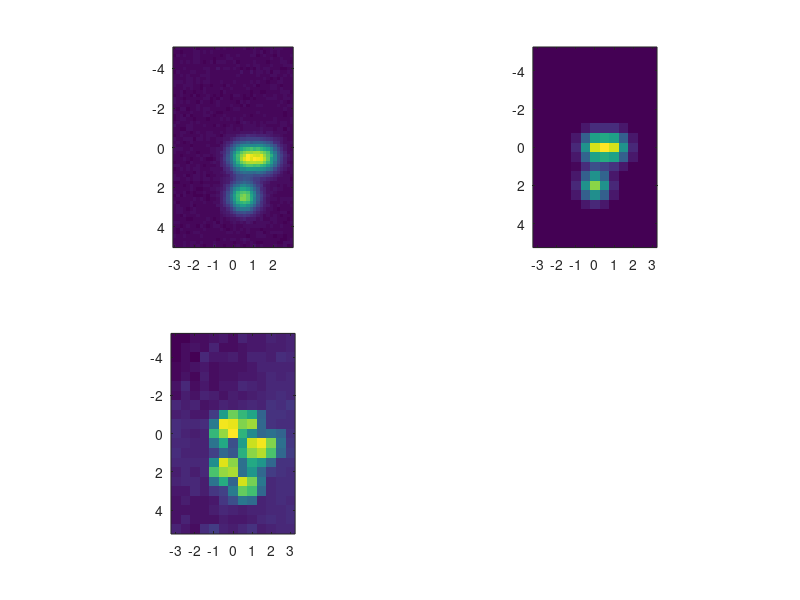

Recreate this plot in MATLAB. (Note: this script raises an error after producing the figure.)
%function gamma = fct_GammaAnalysis(x,y,Z,x0,y0,Z0,distol,dostol);

%Must have resolution equal in both x and y for Z and Z0
%Z0 = reference image
%x0,y0 = positions vectors related to Z0
%Z = image to evaluate
%x,y = positions vectors related to Z
%distol,dostol: tolerances on distance and dose
%% Fake data for testing
clc;
clear;
close all;

res = 0.0169*10;
res0 = 0.05*10;

Xmax = 3;
Ymax = 5;
sig = 0.5;

distol = 0.3;
dostol = 0.03;

x = -Xmax:res:Xmax;
y = -Ymax:res:Ymax;
x0 = -Xmax:res0:Xmax;
y0 = -Ymax:res0:Ymax;

[X,Y] = meshgrid(x,y);
[X0,Y0] = meshgrid(x0,y0);

[lin,col] = size(X);
[lin0,col0] = size(X0);
xoffset = 0.5;%0.05*randn(lin,col);
yoffset = 0.5;%0.05*randn(lin,col);
Z0 = 1+exp(-0.5*((X0).^2+(Y0).^2)/sig^2) +...
     exp(-0.5*((X0).^2+(Y0-2).^2)/sig^2)+...
     exp(-0.5*((X0-1).^2+(Y0).^2)/sig^2);
maxval = max(Z0(:));
Z0 = Z0/maxval;
Z = 1+exp(-0.5*((X-xoffset).^2+(Y-yoffset).^2)/sig^2)+...
    exp(-0.5*((X-xoffset).^2+(Y-2-yoffset).^2)/sig^2)+...
    exp(-0.5*((X-1-xoffset).^2+(Y-yoffset).^2)/sig^2);
Z = Z/maxval;
Z = Z.*(1+0.01*randn(lin,col));

figure;
subplot(2,2,1);
imagesc(x,y,Z);
set(gca,'DataAspectRatio',[1 1 1]);
subplot(2,2,2);
imagesc(x0,y0,Z0);
set(gca,'DataAspectRatio',[1 1 1]);
% %this is fast as hell!
% subplot(1,2,2);
% xconv = conv2(X,ones(10,10));xconv = xconv(:,1);
% yconv = conv2(Y,ones(10,10));yconv = yconv(1,:);
% imagesc(xconv,yconv,conv2(Z,ones(10,10)));
% set(gca,'DataAspectRatio',[1 1 1]);
%% Basic info
%position information
x0min = min(x0); x0max = max(x0);
y0min = min(y0); y0max = max(y0);
xmin = min(x); xmax = max(x);
ymin = min(y); ymax = max(y);
lin0 = length(y0); col0 = length(x0);
lin = length(y); col = length(x);
resx = (xmax-xmin)/(col-1); resy = (ymax-ymin)/(lin-1);
resx0 = (x0max-x0min)/(col0-1); resy0 = (y0max-y0min)/(lin0-1);
%padding image with zeros: here assume the max x and y of both images is equal
if 0
    xpads = ceil((2*distol+resx)/resx);
    ypads = ceil((2*distol+resy)/resy);
    xmin = xmin-xpads*resx; xmax = xmax+xpads*resx;
    ymin = ymin-ypads*resy; ymax = ymax+ypads*resy;
    Z = cat(1,zeros(ypads,col),cat(1,Z,zeros(ypads,col)));
    Z = cat(2,zeros(lin+2*ypads,xpads),cat(2,Z,zeros(lin+2*ypads,xpads)));
    x = cat(2,xmin+(-1:-1:-xpads)*resx,cat(2,x,xmax+(1:xpads)*resx));
    y = cat(2,ymin+(-1:-1:-ypads)*resy,cat(2,y,ymax+(1:ypads)*resy));
    lin =length(y); col = length(x);
    subplot(2,2,1);
    imagesc(x,y,Z);
    set(gca,'DataAspectRatio',[1 1 1]);
    impixelinfo;
    [X,Y] = meshgrid(x,y);
    [lin,col] = size(X);
end
% convert position to matrix indeces
i = 1+round((y(:)-ymin)/resy); j = 1+round((x(:)'-xmin)/resx);
i0 = 1+round((y0(:)-y0min)/resy0); j0 = 1+round((x0(:)'-x0min)/resx0);
% convert matrix indeces to linear vector indeces
I = repmat(i(:),1,col); J = repmat(j(:)',lin,1);
K = I + (J-1)*lin;
I0 = repmat(i0(:),1,col0); J0 = repmat(j0(:)',lin0,1);
K0 = I0 + (J0-1)*lin0;
% reshape position/data matrices into vectors
X = reshape(X,lin*col,1);    Y = reshape(Y,lin*col,1);    Z = reshape(Z,lin*col,1);
X0 = reshape(X0,lin0*col0,1);Y0 = reshape(Y0,lin0*col0,1);Z0 = reshape(Z0,lin0*col0,1);
%

%%
tic
if 0
    Gamma = [];
    width = (2*ceil(2*distol/res))^2;
    %h = waitbar(0,'Please wait');
    for i=1:length(Z0)
        %waitbar(i/length(Z0),h);
        k = find((X0(i)-X).^2+(Y0(i)-Y).^2<=(2*distol)^2);
        Gammatmp = sqrt(((X0(i)-X(k)).^2+(Y0(i)-Y(k)).^2)/distol^2 + (Z0(i)-Z(k)).^2/dostol^2);
        tmp = 100*ones(1,width);
        tmp(1:length(Gammatmp)) = Gammatmp(:)';
        Gamma = cat(1,Gamma,tmp(:)');
    end
    %close(h);
elseif 0
    ZZ = repmat(Z(:)',length(Z0),1);
    XX = repmat(X(:)',length(X0),1);
    YY = repmat(Y(:)',length(Y0),1);
    ZZ0 = repmat(Z0(:),1,length(Z),1);
    XX0 = repmat(X0(:),1,length(X),1);
    YY0 = repmat(Y0(:),1,length(Y),1);  
    Gamma = sqrt(((XX-XX0).^2+(YY-YY0).^2)/distol^2+(ZZ-ZZ0).^2/dostol^2);
elseif 1
    for j=1:col
        ZZ = repmat(Z(:)',length(Z0),1);
        XX = repmat(X(:)',length(X0),1);
        YY = repmat(Y(:)',length(Y0),1);
        ZZ0 = repmat(Z0(:),1,length(Z),1);
        XX0 = repmat(X0(:),1,length(X),1);
        YY0 = repmat(Y0(:),1,length(Y),1);  
        Gamma = sqrt(((XX-XX0).^2+(YY-YY0).^2)/distol^2+(ZZ-ZZ0).^2/dostol^2);
    end
else
    Gamma = zeros(lin0*col0,1);
end
gamma = min(Gamma,[],2);
gamma = reshape(gamma,lin0,col0);
toc

subplot(2,2,3);
imagesc(x0,y0,gamma);
set(gca,'DataAspectRatio',[1 1 1]);
impixelinfo;
subplot(2,2,4);
imagesc(x0,y0,double(~logical(max(gamma-1,0))));
set(gca,'DataAspectRatio',[1 1 1]);
impixelinfo;